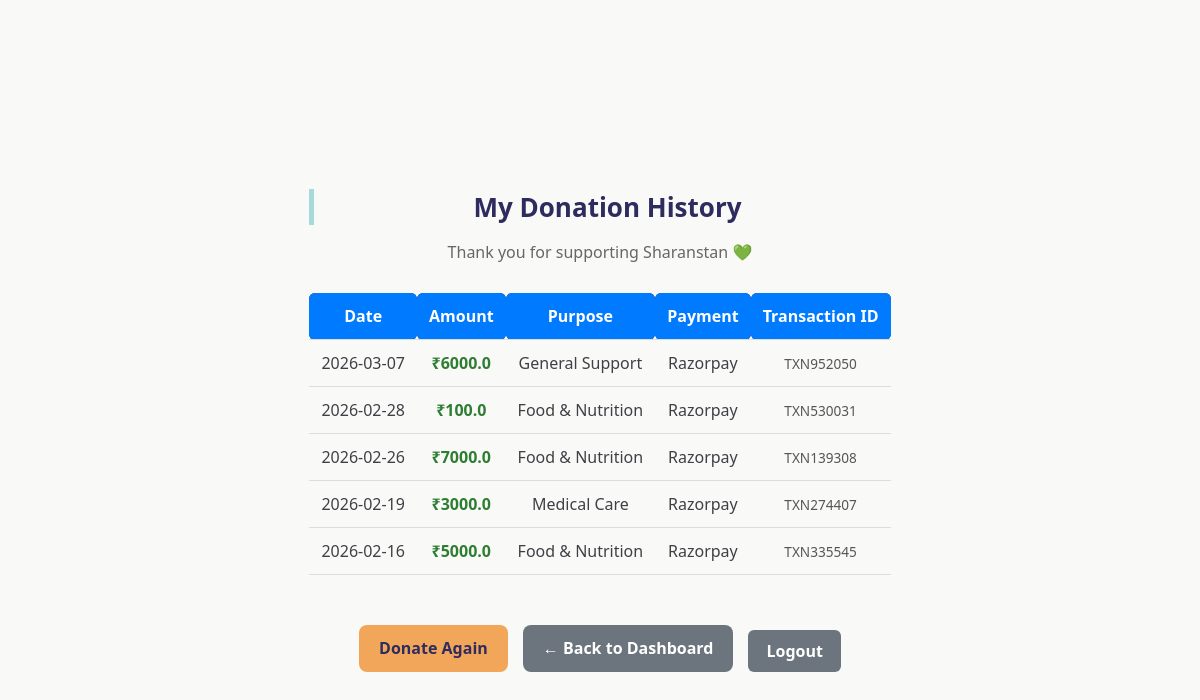
Page /my-donations (signed in) on the committed database.
### tables this page shows
CREATE TABLE donation_summary (
        id INTEGER PRIMARY KEY AUTOINCREMENT,
        user_email TEXT,
        donor_name TEXT,
        email TEXT,
        phone TEXT,
        country TEXT,
        amount REAL,
        purpose TEXT,
        payment_method TEXT,
        date TEXT,
        qr_id TEXT UNIQUE,
        payment_id TEXT,
        order_id TEXT,
        status TEXT DEFAULT 'Pending'
    );

### app.py (the view)
@app.route('/my-donations')
def my_donations():
    if 'user' not in session:
        return redirect('/login')
    db = get_db()
    cur = db.cursor()
    cur.execute(
        "SELECT * FROM donation_summary WHERE user_email=? ORDER BY date DESC",
        (session['user'],)
    )
    donations = cur.fetchall()
    db.close()
    return render_template('my_donation.html', donations=donations)

### app.py (called while the page is built)
def get_db():
    conn = sqlite3.connect(DB)
    conn.row_factory = sqlite3.Row
    return conn

### templates/my_donation.html (shortened to what this page needs)
<!DOCTYPE html>
<html lang="en">
<head>
    <link rel="stylesheet" href="{{ url_for('static', filename='style.css') }}">
</head>
<body class="user-page">
<div class="user-container">
    <div class="user-header">
        <h2>My Donation History</h2>
        <p>Thank you for supporting Sharanstan 💚</p>
    </div>
    {% if donations %}
    <div class="table-wrapper">
        <table class="modern-table">
            <thead>
                <tr>
                    <th>Date</th>
                    <th>Amount</th>
                    <th>Purpose</th>
                    <th>Payment</th>
                    <th>Transaction ID</th>
                </tr>
            </thead>
            <tbody>
                {% for d in donations %}
                <tr>
                    <td>{{ d['date'] }}</td>
                    <td class="amount">₹{{ d['amount'] }}</td>
                    <td>{{ d['purpose'] }}</td>
                    <td>{{ d['payment_method'] }}</td>
                    <td class="txn-id">{{ d['qr_id'] }}</td>
                </tr>
                {% endfor %}
            </tbody>
        </table>
    </div>
    {% else %}
        <div class="empty-state">
            <p>You have not made any donations yet.</p>
            <a href="/donate" class="primary-btn">Make Your First Donation</a>
        </div>
    {% endif %}
    <div class="user-actions">
    <a href="/donate" class="primary-btn">Donate Again</a>
    <a href="/user-dashboard" class="neutral-btn"> ← Back to Dashboard</a>
    <a href="/logout" class="secondary-btn">Logout</a>
</div>
</div>
</body>
</html>

### static/style.css (style rules this page uses)
body { font-family: "Segoe UI", Arial, sans-serif; background: #F9FAF7; padding: 20px; margin: 0; color: #3F3F46; }
h2 { color: #2E2B5F; border-left: 5px solid #A7DADB; padding-left: 10px; }
a { display: inline-block; margin-top: 10px; color: #2E2B5F; text-decoration: none; font-weight: 600; }
.table-wrapper { overflow-x: auto; }
.amount { font-weight: bold; color: #2e7d32; }
.txn-id { font-size: 0.9rem; color: #555; }
.user-page { background: #F9FAF7; min-height: 100vh; display: flex; align-items: center; justify-content: center; }
.user-header { text-align: center; margin-bottom: 30px; }
.user-header h2 { font-size: 26px; margin-bottom: 5px; }
.user-header p { color: #666; }
.modern-table { width: 100%; border-collapse: collapse; }
.modern-table thead { background: #2E2B5F; color: #A7DADB; font-weight: 600; }
.modern-table th, .modern-table td { padding: 12px; text-align: center; }
.modern-table tbody tr { border-bottom: 1px solid #eee; }
.txn-id { font-size: 0.85rem; color: #555; }
.user-actions { margin-top: 30px; display: flex; justify-content: center; gap: 15px; }
.primary-btn { background: #F2A65A; color: #2E2B5F; padding: 12px 20px; border-radius: 8px; text-decoration: none; font-weight: 600; transition: 0.3s ease; }
.secondary-btn { background: #c0392b; color: white; padding: 12px 20px; border-radius: 8px; text-decoration: none; font-weight: 600; transition: 0.3s ease; }
.neutral-btn { background: #6c757d; color: white; padding: 12px 20px; border-radius: 8px; text-decoration: none; font-weight: 600; transition: 0.3s ease; }
h2 { text-align: center; margin-bottom: 20px; }
table { width: 100%; border-collapse: collapse; }
th, td { padding: 12px; border-bottom: 1px solid #ddd; text-align: center; }
th { background: #007bff; color: #fff; border-radius: 6px; }
a { text-decoration: none; color: #007bff; display: inline-block; margin-top: 20px; }
.secondary-btn { display: inline-block; margin-top: 25px; padding: 10px 18px; background: #6c757d; color: #fff; border-radius: 6px; text-decoration: none; transition: 0.3s ease; }

### rows in the picture
donation_summary: date "2026-03-07", amount "6000.0", purpose "General Support", payment_method "Razorpay", qr_id "TXN952050"
donation_summary: date "2026-02-28", amount "100.0", purpose "Food & Nutrition", payment_method "Razorpay", qr_id "TXN530031"
donation_summary: date "2026-02-26", amount "7000.0", purpose "Food & Nutrition", payment_method "Razorpay", qr_id "TXN139308"
donation_summary: date "2026-02-19", amount "3000.0", purpose "Medical Care", payment_method "Razorpay", qr_id "TXN274407"
donation_summary: date "2026-02-16", amount "5000.0", purpose "Food & Nutrition", payment_method "Razorpay", qr_id "TXN335545"
